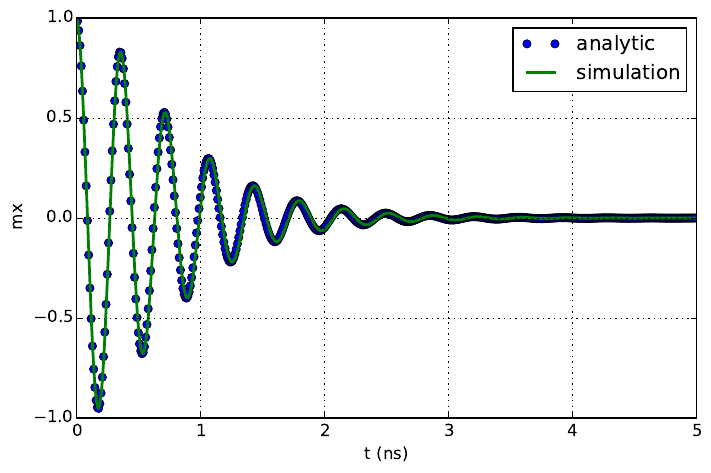

Source code (Python):
import numpy as np
import matplotlib.pyplot as plt
from fidimag.micro import Sim
from fidimag.micro import FDMesh
from fidimag.micro import Zeeman

# Material parameters
Ms = 8.6e5  # saturation magnetisation (A/m)
alpha = 0.1  # Gilbert damping
gamma = 2.211e5  # gyromagnetic ratio

# External magentic field.
B = 0.1  # (T)
mu0 = 4*np.pi*1e-7  # vaccum permeability
H = B/mu0

############
# Simulation
############
# Finite difference 2D mesh.
mesh = FDMesh(nx=1, ny=1, dx=10, dy=10, unit_length=1e-9)

sim = Sim(mesh)
sim.Ms = Ms
sim.alpha = alpha
sim.gamma = gamma
sim.add(Zeeman((0, 0, H)))
sim.set_m((1, 0, 0))  # initial magnetisation

# Sampling time steps.
t_array = np.arange(0, 5e-9, 0.01e-9)

mx_simulation = []
for t in t_array:
    sim.run_until(t)
    m = sim.spin.reshape((len(sim.spin)/3, 3))
    mx_simulation.append(m[:, 0][0])


###################
# Analytic solution
###################
t0 = 1/(gamma*alpha*H) * np.log(np.sin(np.pi/2)/(1+np.cos(np.pi/2)))
mx_analytic = []
for t in t_array:
    phi = gamma*H*t
    costheta = np.tanh(gamma*alpha*H*(t-t0))
    sintheta = 1/np.cosh(gamma*alpha*H*(t-t0))
    mx_analytic.append(sintheta*np.cos(phi))

###################
# Plot solutions
###################
plt.figure(figsize=(8, 5))
plt.plot(t_array/1e-9, mx_analytic, 'o', label='analytic')
plt.plot(t_array/1e-9, mx_simulation, linewidth=2, label='simulation')
plt.xlabel('t (ns)')
plt.ylabel('mx')
plt.grid()
plt.legend()
plt.savefig('macrospin.pdf', format='pdf', bbox_inches='tight')
